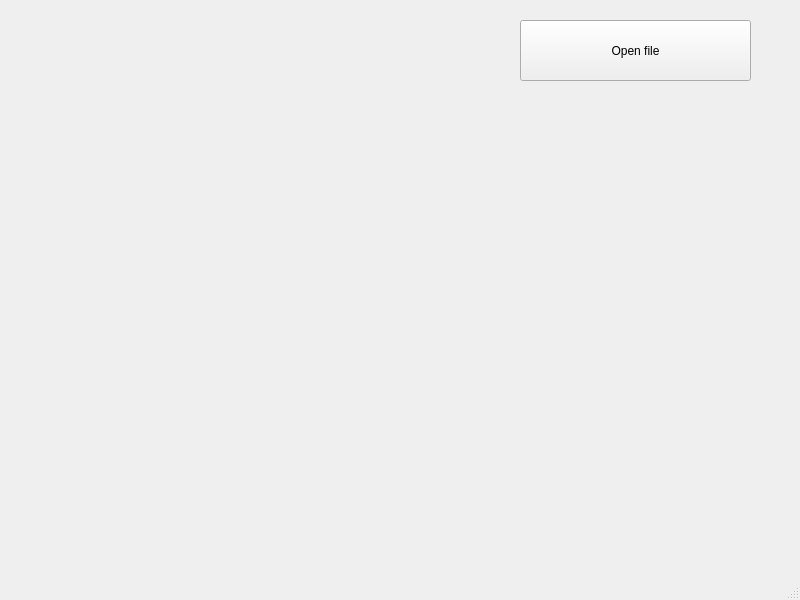
<?xml version="1.0" encoding="UTF-8"?>
<ui version="4.0">
 <class>MainWindow</class>
 <widget class="QMainWindow" name="MainWindow">
  <property name="geometry">
   <rect>
    <x>0</x>
    <y>0</y>
    <width>800</width>
    <height>600</height>
   </rect>
  </property>
  <property name="windowTitle">
   <string>MainWindow</string>
  </property>
  <widget class="QWidget" name="centralwidget">
   <widget class="QPushButton" name="pushButton">
    <property name="geometry">
     <rect>
      <x>520</x>
      <y>20</y>
      <width>231</width>
      <height>61</height>
     </rect>
    </property>
    <property name="text">
     <string>Open file</string>
    </property>
   </widget>
   <widget class="QLabel" name="label_pic">
    <property name="geometry">
     <rect>
      <x>120</x>
      <y>130</y>
      <width>531</width>
      <height>391</height>
     </rect>
    </property>
    <property name="text">
     <string/>
    </property>
   </widget>
  </widget>
  <widget class="QMenuBar" name="menubar">
   <property name="geometry">
    <rect>
     <x>0</x>
     <y>0</y>
     <width>800</width>
     <height>22</height>
    </rect>
   </property>
  </widget>
  <widget class="QStatusBar" name="statusbar"/>
 </widget>
 <resources/>
 <connections/>
</ui>
